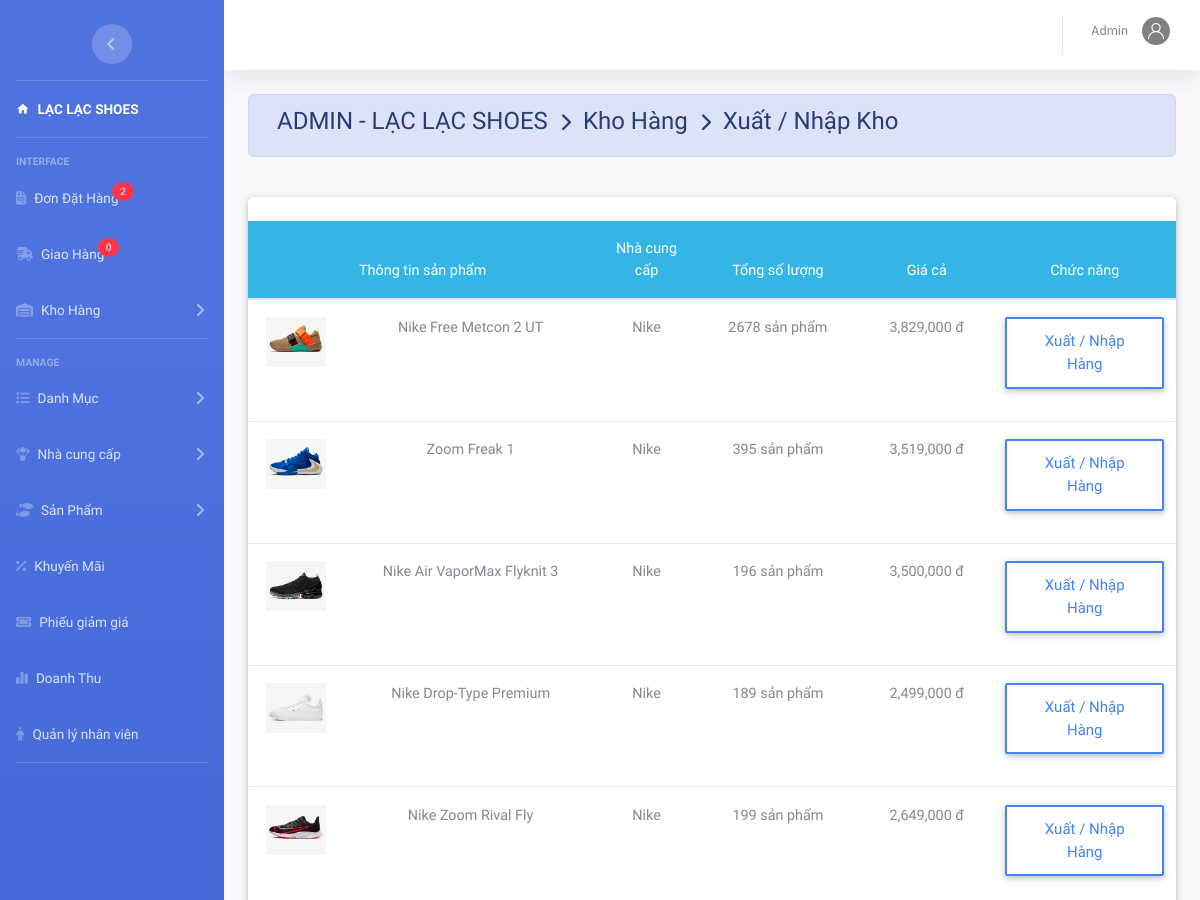
The app's page /admin/index.php?action=kho&view=nhapkho (signed in, upper part), older data.
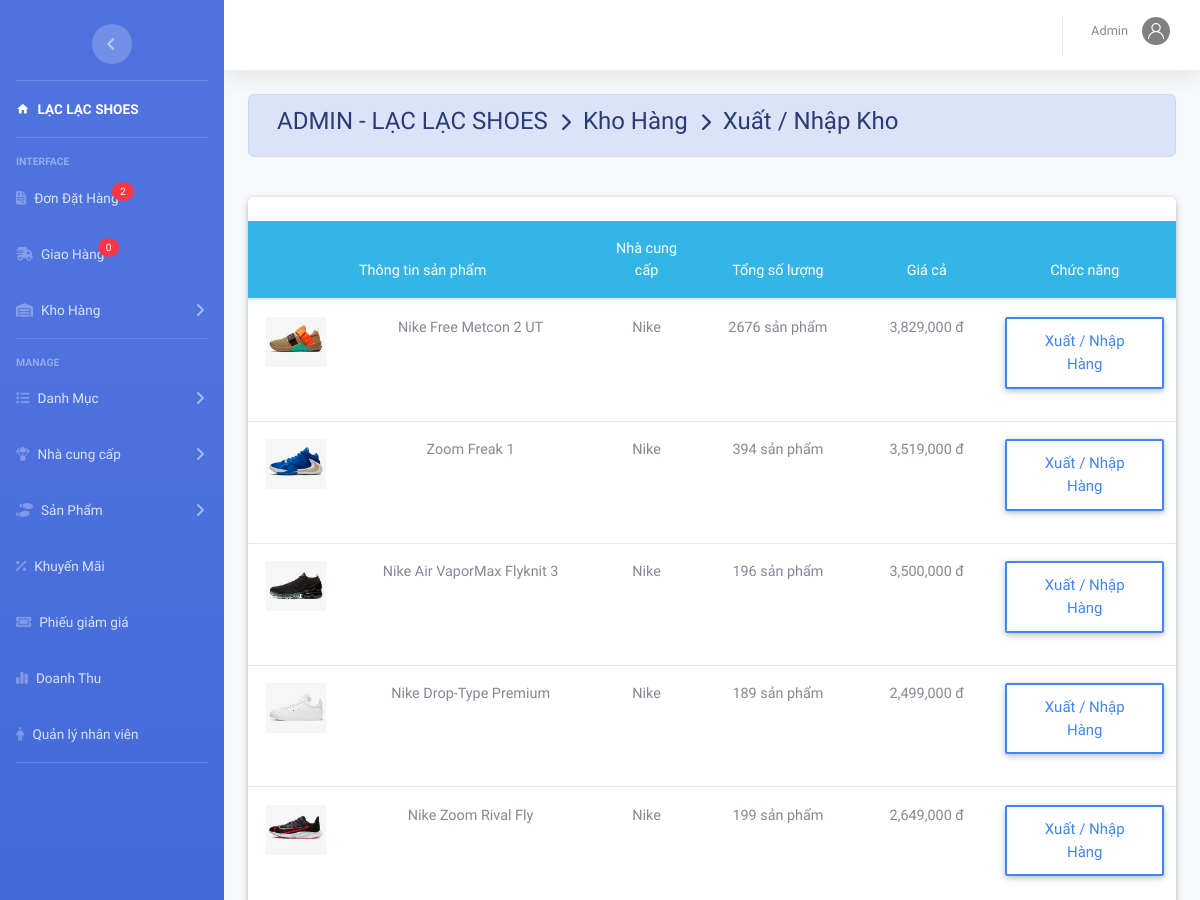
The same page, newer data.
### tables this page shows
CREATE TABLE `sanpham` (
  `MaSP` int(11) NOT NULL,
  `TenSP` varchar(50) NOT NULL,
  `MaDM` int(11) DEFAULT NULL,
  `MaNCC` int(11) NOT NULL,
  `SoLuongKho` int(11) DEFAULT NULL,
  `SoLuong` int(11) DEFAULT 0,
  `MoTa` text DEFAULT NULL,
  `DonGia` decimal(10,0) NOT NULL,
  `AnhNen` varchar(50) DEFAULT NULL
);

CREATE TABLE `nhacc` (
  `MaNCC` int(11) NOT NULL,
  `TenNCC` varchar(50) NOT NULL
);

### admin/kho/sanphamnhap.php (the view, shortened to what this page needs)
<?php
$sql = "SELECT *FROM sanpham ";
$rs = mysqli_query($conn, $sql);
?>
<div class="container-fluid">
	<div class=" alert alert-primary">
		<h4 class="page-title">
			 ADMIN - LẠC LẠC SHOES &#160;<i class="fas fa-chevron-right" style="font-size: 18px"></i>&#160; Kho Hàng &#160;<i class="fas fa-chevron-right" style="font-size: 18px"></i>&#160; Xuất / Nhập Kho
		</h4>
	</div><br>
	<div class="row">
		<div class="col-md-12 grid-margin stretch-card">
			<div class="card"><br>
				<table class="table table-hover m-auto text-center">
					<thead class="badge-info">
						<tr>
							<th colspan="2">Thông tin sản phẩm</th>
							<th>Nhà cung cấp</th>
							<th>Tổng số lượng</th>
							<th>Giá cả</th>
							<th>Chức năng</th>
						</tr>
					</thead>
					<tbody>
						<?php
							while ($row = mysqli_fetch_array($rs)) {
								$sqlSupplier = "SELECT * FROM nhacc WHERE MaNCC = ".$row['MaNCC'];
								$rsSupplier = mysqli_query($conn,$sqlSupplier);
								$tenNCC = mysqli_fetch_assoc($rsSupplier)['TenNCC'];
						?>
							<tr>
								<td width="100"><img src="../webroot/image/sanpham/<?php echo $row['AnhNen']; ?>" width="60" height="50"></td>
								<td width="300"><?php echo $row['TenSP'] ?></td>
								<td width="100"><?php echo $tenNCC ?></td>
								<td width="200"><?php echo $row['SoLuong'] ?> sản phẩm</td>
								<td width="150"><?= number_format($row['DonGia'],0,',',',') ?> đ</td>
								<td width="200"><a class="d-block fs-15 mb-3 text-capitalize btn btn-outline-primary" href="?action=kho&view=themsl&masp=<?php echo $row['MaSP'] ?>&t=<?php echo $row['TenSP'] ?>&h=<?php echo $row['AnhNen'] ?>">
										Xuất / Nhập Hàng
									</a>
								</td>
							</tr>
						<?php } ?>
					</tbody>
				</table>
			</div>
		</div>
	</div>
</div>

Row changes from the older to the newer data that the page shows:
changed sanpham "Nike Free Metcon 2 UT": SoLuong "2678" → "2676"
changed sanpham "Zoom Freak 1": SoLuong "395" → "394"
